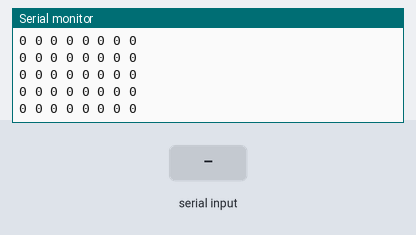
A sketch run on a simulated Arduino Mega 2560, built with avr-gcc and run on an emulated ATmega2560. Shown: the last lines printed to the serial monitor. The inputs (shaded band) are chosen by the test bench.

Above: at 1.2 s.
1.3 s: "<90 45>" received over the second serial link
At 1.42 s:
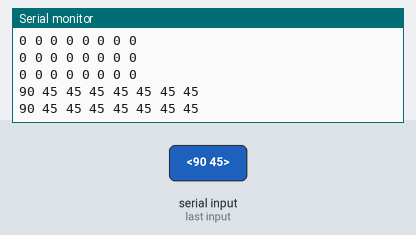
2.8 s: "<30 150>" received over the second serial link
At 2.83 s:
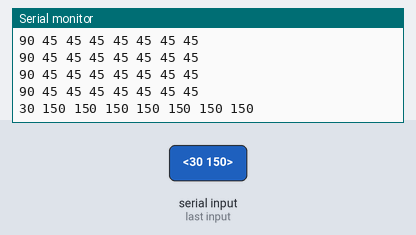
Timing chart, 0 to 5.8 s (numbered marks = the images above; inputs shaded):
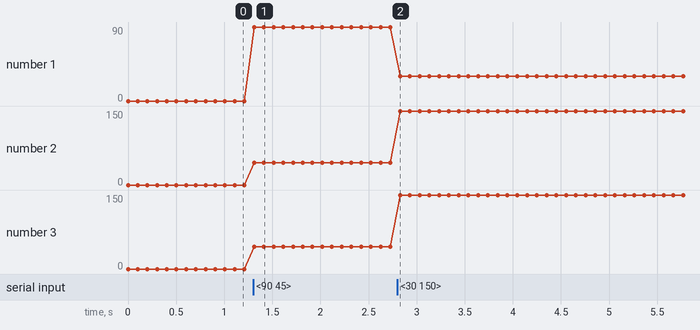

The sketch:

manual_wheel_control.ino
```cpp
int chan[8];
String finalSring="";

void setup(){
  Serial.begin(115200);
  Serial1.begin(115200);
}

void loop(){
  readChannel();
  for(int i=0;i<8;i++){
    Serial.print(chan[i]);
    Serial.print(" ");
  }
  Serial.println();
  delay(100);
}
void readChannel(){
  while(Serial1.available()){
    char ch=Serial1.read();
    finalSring+=ch;
    if (ch=='>'){
      int m=finalSring.indexOf('<');
      int n=finalSring.indexOf('>');
      if(m!=-1 && n!=-1 && n>m){
        String s=finalSring.substring(m+1,n);
        convertInt(s);
      }
      finalSring=finalSring.substring(n+1);
    }
  }
}
void convertInt(String s){
  int pre=0;
  for (int i=0;i<8;i++) {
    int last=s.indexOf(' ',pre);
    String val;

    if(last==-1){
      val=s.substring(pre);
    }
    else{
      val=s.substring(pre,last);
      pre=last+1;
    }
    chan[i]=val.toInt();
  }
}
```

Measured:
- after the input at 1.3 s, the serial monitor: prints a new line at once (image 1)
- after the input at 2.8 s, the serial monitor: prints a new line at once (image 2)
- plotted number 1: 0 → 90 after the input at 1.3 s, 90 → 30 after the input at 2.8 s
- plotted number 2: 0 → 45 after the input at 1.3 s, 45 → 150 after the input at 2.8 s
- plotted number 3: 0 → 45 after the input at 1.3 s, 45 → 150 after the input at 2.8 s
